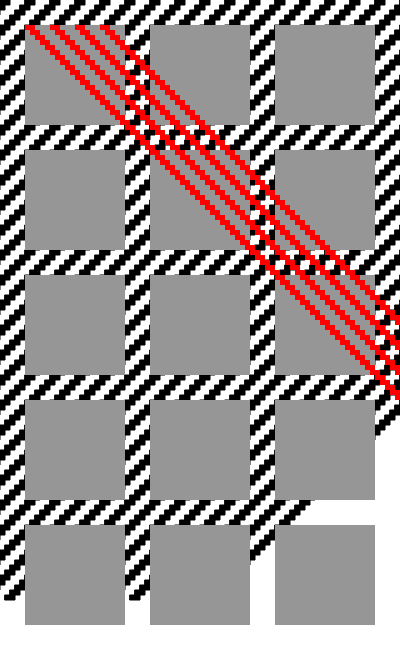
Frame 1 (no input)
Frame 60 (no input): identical to frame 1, image omitted
Frame 120 (the mouse pressed at the canvas centre since frame 60): identical to frame 1, image omitted

The p5.js sketch that drew this single still picture (run headless with seeded random() and noise() and a simulated clock; from frame 60 on, the mouse is pressed at the canvas centre):

// p5.js sketch
// ── sketch.js
var x=0
var y=0
var movingDown=true
var movingRight=true

function setup() {
  createCanvas(400,650)
}

function draw() {
  //make x get bigger by 1 each frame
  for (i = displayWidth; i > -20; i-=25){
    for (j = 0; j < displayHeight; j+=5){
      fill(0);
      rect(i-j,j,10,5);
    }
  }

  for (i = 25; i < displayWidth; i+=125){
    for (j = 25; j < displayHeight; j+=125){
      noStroke();
      fill(150);
      rect(i,j,100,100);
    }
  }

   for (i = 0; i < 100; i+=25){
    for (j = 25; j < displayHeight; j+=5){
      fill(255,0,0);
      rect(i+j,j,10,5);
    }
  }
}
